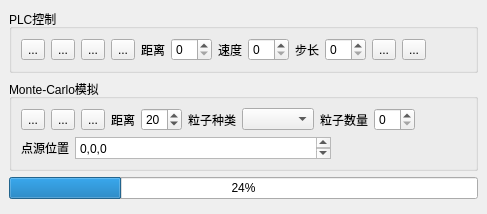
  <widget class="QDockWidget" name="dockWidget_2">
   <attribute name="dockWidgetArea">
    <number>2</number>
   </attribute>
   <widget class="QWidget" name="dockWidgetContents_2">
    <layout class="QGridLayout" name="gridLayout_11" rowstretch="1,1,1,15">
     <item row="1" column="0">
      <widget class="QGroupBox" name="groupBox_5">
       <property name="title">
        <string>Monte-Carlo模拟</string>
       </property>
       <layout class="QVBoxLayout" name="verticalLayout_5">
        <item>
         <layout class="QHBoxLayout" name="horizontalLayout_2">
          <item>
           <widget class="QToolButton" name="toolButton_11">
            <property name="statusTip">
             <string>蒙卡计算</string>
            </property>
            <property name="text">
             <string>...</string>
            </property>
            <property name="icon">
             <iconset>
              <normaloff>../../../Icon/hand.png</normaloff>../../../Icon/hand.png</iconset>
            </property>
           </widget>
          </item>
          <item>
           <widget class="QToolButton" name="toolButton_14">
            <property name="statusTip">
             <string>模型前进</string>
            </property>
            <property name="text">
             <string>...</string>
            </property>
            <property name="icon">
             <iconset>
              <normaloff>../../../Icon/backward.png</normaloff>../../../Icon/backward.png</iconset>
            </property>
           </widget>
          </item>
          <item>
           <widget class="QToolButton" name="toolButton_15">
            <property name="statusTip">
             <string>模型后退</string>
            </property>
            <property name="text">
             <string>...</string>
            </property>
            <property name="icon">
             <iconset>
              <normaloff>../../../Icon/forward.png</normaloff>../../../Icon/forward.png</iconset>
            </property>
           </widget>
          </item>
          <item>
           <widget class="QLabel" name="label_20">
            <property name="text">
             <string>距离</string>
            </property>
           </widget>
          </item>
          <item>
           <widget class="QSpinBox" name="spinBox_4">
            <property name="value">
             <number>20</number>
            </property>
           </widget>
          </item>
          <item>
           <widget class="QLabel" name="label_19">
            <property name="text">
             <string>粒子种类</string>
            </property>
           </widget>
          </item>
          <item>
           <widget class="QComboBox" name="comboBox_2"/>
          </item>
          <item>
           <widget class="QLabel" name="label_11">
            <property name="text">
             <string>粒子数量</string>
            </property>
           </widget>
          </item>
          <item>
           <widget class="QSpinBox" name="spinBox_2"/>
          </item>
          <item>
           <spacer name="horizontalSpacer_12">
            <property name="orientation">
             <enum>Qt::Horizontal</enum>
            </property>
            <property name="sizeHint" stdset="0">
             <size>
              <width>40</width>
              <height>20</height>
             </size>
            </property>
           </spacer>
          </item>
         </layout>
        </item>
        <item>
         <layout class="QHBoxLayout" name="horizontalLayout_3">
          <item>
           <widget class="QLabel" name="label_21">
            <property name="text">
             <string>点源位置</string>
            </property>
           </widget>
          </item>
          <item>
           <widget class="QTextEdit" name="textEdit">
            <property name="maximumSize">
             <size>
              <width>16777215</width>
              <height>22</height>
             </size>
            </property>
            <property name="html">
             <string>&lt;!DOCTYPE HTML PUBLIC &quot;-//W3C//DTD HTML 4.0//EN&quot; &quot;http://www.w3.org/TR/REC-html40/strict.dtd&quot;&gt;
&lt;html&gt;&lt;head&gt;&lt;meta name=&quot;qrichtext&quot; content=&quot;1&quot; /&gt;&lt;style type=&quot;text/css&quot;&gt;
p, li { white-space: pre-wrap; }
&lt;/style&gt;&lt;/head&gt;&lt;body style=&quot; font-family:'SimSun'; font-size:9pt; font-weight:400; font-style:normal;&quot;&gt;
&lt;p style=&quot; margin-top:0px; margin-bottom:0px; margin-left:0px; margin-right:0px; -qt-block-indent:0; text-indent:0px;&quot;&gt;0,0,0&lt;/p&gt;&lt;/body&gt;&lt;/html&gt;</string>
            </property>
           </widget>
          </item>
          <item>
           <spacer name="horizontalSpacer_2">
            <property name="orientation">
             <enum>Qt::Horizontal</enum>
            </property>
            <property name="sizeHint" stdset="0">
             <size>
              <width>40</width>
              <height>20</height>
             </size>
            </property>
           </spacer>
          </item>
         </layout>
        </item>
       </layout>
      </widget>
     </item>
     <item row="0" column="0">
      <widget class="QGroupBox" name="groupBox_4">
       <property name="title">
        <string>PLC控制</string>
       </property>
       <layout class="QVBoxLayout" name="verticalLayout_2">
        <item>
         <layout class="QHBoxLayout" name="horizontalLayout">
          <item>
           <widget class="QToolButton" name="toolButton_12">
            <property name="statusTip">
             <string>反向运动</string>
            </property>
            <property name="text">
             <string>...</string>
            </property>
            <property name="icon">
             <iconset>
              <normaloff>../../../Icon/backward.png</normaloff>../../../Icon/backward.png</iconset>
            </property>
           </widget>
          </item>
          <item>
           <widget class="QToolButton" name="toolButton_4">
            <property name="statusTip">
             <string>正向运动</string>
            </property>
            <property name="text">
             <string>...</string>
            </property>
            <property name="icon">
             <iconset>
              <normaloff>../../../Icon/forward.png</normaloff>../../../Icon/forward.png</iconset>
            </property>
           </widget>
          </item>
          <item>
           <widget class="QToolButton" name="toolButton_13">
            <property name="statusTip">
             <string>设置速度</string>
            </property>
            <property name="text">
             <string>...</string>
            </property>
            <property name="icon">
             <iconset>
              <normaloff>../../../Icon/Speed.png</normaloff>../../../Icon/Speed.png</iconset>
            </property>
           </widget>
          </item>
          <item>
           <widget class="QToolButton" name="toolButton_6">
            <property name="statusTip">
             <string>停止运动</string>
            </property>
            <property name="text">
             <string>...</string>
            </property>
            <property name="icon">
             <iconset>
              <normaloff>../../../Icon/delete.png</normaloff>../../../Icon/delete.png</iconset>
            </property>
           </widget>
          </item>
          <item>
           <widget class="QLabel" name="label_10">
            <property name="text">
             <string>距离</string>
            </property>
           </widget>
          </item>
          <item>
           <widget class="QSpinBox" name="spinBox_3"/>
          </item>
          <item>
           <widget class="QLabel" name="label_9">
            <property name="text">
             <string>速度</string>
            </property>
           </widget>
          </item>
          <item>
           <widget class="QSpinBox" name="spinBox"/>
          </item>
          <item>
           <widget class="QLabel" name="label_22">
            <property name="text">
             <string>步长</string>
            </property>
           </widget>
          </item>
          <item>
           <widget class="QSpinBox" name="spinBox_5"/>
          </item>
          <item>
           <widget class="QToolButton" name="toolButton_16">
            <property name="statusTip">
             <string>一键保存</string>
            </property>
            <property name="text">
             <string>...</string>
            </property>
            <property name="icon">
             <iconset>
              <normaloff>../../../Icon/Save.png</normaloff>../../../Icon/Save.png</iconset>
            </property>
           </widget>
          </item>
          <item>
           <widget class="QToolButton" name="toolButton_10">
            <property name="statusTip">
             <string>计算活度</string>
            </property>
            <property name="text">
             <string>...</string>
            </property>
            <property name="icon">
             <iconset>
              <normaloff>../../../Icon/solve.png</normaloff>../../../Icon/solve.png</iconset>
            </property>
           </widget>
          </item>
          <item>
           <spacer name="horizontalSpacer_11">
            <property name="orientation">
             <enum>Qt::Horizontal</enum>
            </property>
            <property name="sizeHint" stdset="0">
             <size>
              <width>40</width>
              <height>20</height>
             </size>
            </property>
           </spacer>
          </item>
         </layout>
        </item>
       </layout>
      </widget>
     </item>
     <item row="3" column="0">
      <widget class="vtkWidget" name="widget_2" native="true">
       <property name="styleSheet">
        <string notr="true">border-color: rgb(0, 0, 0);</string>
       </property>
      </widget>
     </item>
     <item row="2" column="0">
      <widget class="QProgressBar" name="progressBar">
       <property name="value">
        <number>24</number>
       </property>
      </widget>
     </item>
    </layout>
   </widget>
  </widget>
